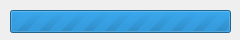
<?xml version="1.0" encoding="UTF-8"?>
<ui version="4.0">
 <class>dialog</class>
 <widget class="QDialog" name="dialog">
  <property name="geometry">
   <rect>
    <x>0</x>
    <y>0</y>
    <width>240</width>
    <height>40</height>
   </rect>
  </property>
  <property name="windowTitle">
   <string>Comparing sets</string>
  </property>
  <widget class="QProgressBar" name="progressBar_loading">
   <property name="geometry">
    <rect>
     <x>10</x>
     <y>10</y>
     <width>221</width>
     <height>23</height>
    </rect>
   </property>
   <property name="minimum">
    <number>0</number>
   </property>
   <property name="maximum">
    <number>0</number>
   </property>
   <property name="value">
    <number>-1</number>
   </property>
   <property name="textVisible">
    <bool>false</bool>
   </property>
   <property name="format">
    <string>%p%</string>
   </property>
  </widget>
 </widget>
 <resources/>
 <connections/>
</ui>
